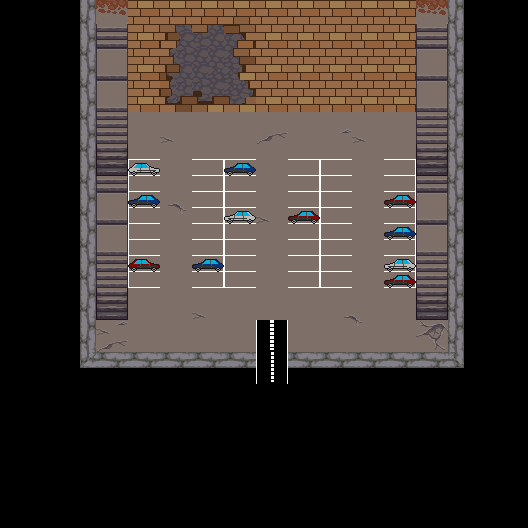

Tiled map render using the project's own tile images. Description and the map definition, with tile-layer contents summarised, below:
An orthogonal 33x33 tile map with 16x16 px tiles, 5 tile layers (ground, path, place, wall, ...), 9 tilesets and 24 objects (21x collision, enter_ville, spawn_parking, camaro_path1).

<map version="1.5" tiledversion="1.7.1" orientation="orthogonal" renderorder="right-down" width="33" height="33" tilewidth="16" tileheight="16" infinite="0" nextlayerid="10" nextobjectid="28">
 <tileset firstgid="1" source="../Jeu de tuiles (.tsx)/terrain_3.tsx" />
 <tileset firstgid="4097" source="../Jeu de tuiles (.tsx)/route6.1.tsx" />
 <tileset firstgid="4101" source="../Jeu de tuiles (.tsx)/RPG Nature Tileset.tsx" />
 <tileset firstgid="4821" source="../Jeu de tuiles (.tsx)/route6.tsx" />
 <tileset firstgid="4825" source="../Jeu de tuiles (.tsx)/parking_ground.tsx" />
 <tileset firstgid="4829" source="../Jeu de tuiles (.tsx)/parking_ground_terminus2.tsx" />
 <tileset firstgid="4833" source="../Jeu de tuiles (.tsx)/camaro3.tsx" />
 <tileset firstgid="4837" source="../Jeu de tuiles (.tsx)/camaro6.tsx" />
 <tileset firstgid="4841" source="../Jeu de tuiles (.tsx)/camaro4.tsx" />
 <layer id="1" name="ground" width="33" height="33">
  <data>[1089 cells, 313 non-empty, 20 distinct tile ids]</data>
 </layer>
 <layer id="2" name="path" width="33" height="33">
  <data>[1089 cells, 42 non-empty, 10 distinct tile ids]</data>
 </layer>
 <layer id="3" name="place" width="33" height="33">
  <data>[1089 cells, 0 non-empty, 0 distinct tile ids]</data>
 </layer>
 <layer id="4" name="wall" width="33" height="33">
  <data>[1089 cells, 376 non-empty, 70 distinct tile ids]</data>
 </layer>
 <layer id="7" name="autre" width="33" height="33">
  <data>[1089 cells, 36 non-empty, 10 distinct tile ids]</data>
 </layer>
 <objectgroup id="5" name="collision">
  <object id="1" type="collision" x="79.6667" y="0.666667" width="16" height="367" />
  <object id="3" type="collision" x="95" y="352" width="162" height="15" />
  <object id="4" type="collision" x="256.667" y="364" width="30.6667" height="20" />
  <object id="5" type="collision" x="287.667" y="351.667" width="176.333" height="16.3333" />
  <object id="6" type="collision" x="448" y="-0.333333" width="16.6667" height="351.667" />
  <object id="7" type="collision" x="414.333" y="0.333333" width="1" height="318.667" />
  <object id="8" type="collision" x="127.667" y="0.333333" width="285.333" height="110.667" />
  <object id="9" type="collision" x="127.667" y="0.333333" width="1" height="319.333" />
  <object id="10" type="collision" x="95.3333" y="0" width="32.3333" height="2.66667" />
  <object id="11" type="collision" x="415.667" y="0.666667" width="32.3333" height="1.33333" />
  <object id="12" name="enter_ville" x="256.727" y="352.364" width="30.7273" height="11.4545" />
  <object id="14" type="collision" x="383.625" y="191.625" width="31" height="15.875" />
  <object id="15" type="collision" x="384" y="224.25" width="30.5" height="14.5" />
  <object id="16" type="collision" x="384.125" y="256" width="30.75" height="31.125" />
  <object id="17" type="collision" x="288.25" y="208.25" width="30.75" height="14.875" />
  <object id="18" type="collision" x="225.125" y="208" width="30" height="14.875" />
  <object id="19" type="collision" x="224.875" y="160.25" width="30.75" height="14.5" />
  <object id="20" type="collision" x="191.75" y="256.125" width="31.25" height="14.875" />
  <object id="21" type="collision" x="128.625" y="192.125" width="31.125" height="14.625" />
  <object id="22" type="collision" x="128.75" y="255.875" width="31.25" height="15" />
  <object id="23" type="collision" x="128.125" y="159.625" width="31.5" height="15.5" />
  <object id="27" type="collision" x="291.563" y="163" width="24.0625" height="8.5" />
 </objectgroup>
 <objectgroup id="6" name="spawn">
  <object id="13" name="spawn_parking" x="258.545" y="312.909">
   <point />
  </object>
 </objectgroup>
 <objectgroup id="9" name="NPC_path">
  <object id="25" name="camaro_path1" x="287.818" y="143.818" width="16.0909" height="16" />
 </objectgroup>
</map>
